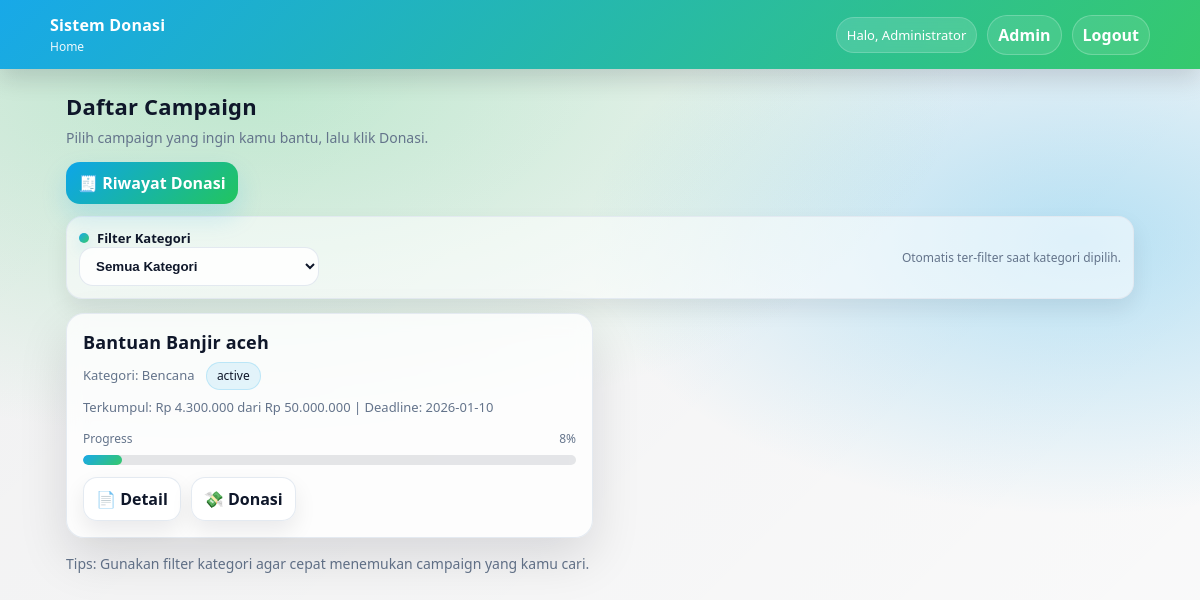
/user/index.php (signed in), run on the app's committed database.
### tables this page shows
CREATE TABLE `campaigns` (
  `id` bigint unsigned NOT NULL AUTO_INCREMENT,
  `category_id` int unsigned NOT NULL,
  `title` varchar(180) NOT NULL,
  `slug` varchar(200) NOT NULL,
  `description` text NOT NULL,
  `target_amount` bigint unsigned NOT NULL,
  `collected_amount` bigint unsigned NOT NULL DEFAULT 0,
  `start_date` date DEFAULT NULL,
  `end_date` date DEFAULT NULL,
  `status` enum('active','inactive','completed') NOT NULL DEFAULT 'active',
  `image_path` varchar(255) DEFAULT NULL,
  `created_by` bigint unsigned DEFAULT NULL,
  `created_at` timestamp NOT NULL DEFAULT CURRENT_TIMESTAMP,
  PRIMARY KEY (`id`),
  UNIQUE KEY `slug` (`slug`),
  KEY `category_id` (`category_id`),
  KEY `created_by` (`created_by`),
  CONSTRAINT `campaigns_ibfk_1` FOREIGN KEY (`category_id`) REFERENCES `categories` (`id`) ON UPDATE CASCADE,
  CONSTRAINT `campaigns_ibfk_2` FOREIGN KEY (`created_by`) REFERENCES `users` (`id`) ON DELETE SET NULL ON UPDATE CASCADE
);

CREATE TABLE `categories` (
  `id` int unsigned NOT NULL AUTO_INCREMENT,
  `name` varchar(80) NOT NULL,
  `created_at` timestamp NOT NULL DEFAULT CURRENT_TIMESTAMP,
  PRIMARY KEY (`id`),
  UNIQUE KEY `name` (`name`)
);

### includes/init.php (called while the page is built, shortened)
<?php
function db(): PDO
{
  return $GLOBALS['pdo'];
}
function url(string $path): string
{
  $path = '/' . ltrim($path, '/');
  return rtrim(BASE_URL, '/') . $path;
}
function e(?string $str): string
{
  return htmlspecialchars($str ?? '', ENT_QUOTES, 'UTF-8');
}

### includes/auth.php (called while the page is built, shortened)
<?php
function is_logged_in(): bool
{
  return isset($_SESSION['user_id']) && is_numeric($_SESSION['user_id']);
}
function current_user_role(): ?string
{
  return is_logged_in() ? (string)($_SESSION['user_role'] ?? null) : null;
}

### user/index.php (the view, shortened to what this page needs)
<?php
require_once __DIR__ . '/../includes/init.php';
require_once APP_ROOT . '/includes/auth.php';
$category_id = (int)($_GET['category_id'] ?? 0);
$sql = "
  SELECT c.id, c.title, c.slug, c.target_amount, c.collected_amount, c.status, c.end_date,
         cat.name AS category_name
  FROM campaigns c
  JOIN categories cat ON cat.id = c.category_id
";
$params = [];
$sql .= " ORDER BY c.created_at DESC LIMIT 20";
$stmt = db()->prepare($sql);
$stmt->execute($params);
$campaigns = $stmt->fetchAll();
?>
<!doctype html>
<html lang="id">
<head>
  <link rel="stylesheet" href="<?= e(url('/assets/css/user_index.css?v=1')) ?>">
</head>
<body>
  <header class="topbar">
    <div class="topbar-inner">
      <div class="brand">
        <b>Sistem Donasi</b>
        <span>Home</span>
      </div>
      <div class="actions">
        <div class="user-badge">Halo, <?= e($_SESSION['user_name'] ?? 'User') ?></div>
        <?php if (current_user_role() === 'admin'): ?>
          <a class="toplink" href="<?= e(url('/admin/dashboard.php')) ?>">Admin</a>
        <?php endif; ?>
        <a class="toplink" href="<?= e(url('/auth/logout.php')) ?>">Logout</a>
      </div>
    </div>
  </header>
  <main class="container">
    <div class="page-head">
      <div>
        <h1>Daftar Campaign</h1>
        <p>Pilih campaign yang ingin kamu bantu, lalu klik Donasi.</p>
      </div>
    </div>
    <div class="row">
      <a class="btn primary" href="<?= e(url('/user/history.php')) ?>">🧾 Riwayat Donasi</a>
    </div>
    <div class="filter-bar">
      <div class="filter-left">
        <form method="get" action="">
          <label class="filter-label" for="category_id">
            <span class="dot"></span>
            Filter Kategori
          </label>
          <select class="filter-select" id="category_id" name="category_id" onchange="this.form.submit()">
            <option value="0" <?= ($category_id === 0) ? 'selected' : '' ?>>Semua Kategori</option>
          </select>
        </form>
      </div>
      <div class="filter-hint">
        Otomatis ter-filter saat kategori dipilih.
      </div>
    </div>
    <?php if (!$campaigns): ?>
      <div class="card" style="margin-top:14px;">
        Tidak ada campaign untuk filter yang dipilih.
      </div>
    <?php else: ?>
      <section class="grid">
        <?php foreach ($campaigns as $c): ?>
          <?php
            $target = (int)$c['target_amount'];
            $collected = (int)$c['collected_amount'];
            $pct = 0;
            if ($target > 0) {
              $pct = (int) floor(($collected / $target) * 100);
            }
            $status = strtolower((string)$c['status']);
            $badgeClass = '';
            if ($status === 'active') $badgeClass = 'active';
          ?>
          <article class="card">
            <h3 class="title"><?= e($c['title']) ?></h3>
            <div class="meta">
              Kategori: <?= e($c['category_name']) ?>
              <span class="badge <?= e($badgeClass) ?>"><?= e($c['status']) ?></span>
            </div>
            <div class="meta">
              Terkumpul: Rp <?= number_format($collected, 0, ',', '.') ?>
              dari Rp <?= number_format($target, 0, ',', '.') ?>
              <?php if (!empty($c['end_date'])): ?>
                | Deadline: <?= e($c['end_date']) ?>
              <?php endif; ?>
            </div>
            <div class="progress">
              <div class="progress-top">
                <span>Progress</span>
                <span><?= $pct ?>%</span>
              </div>
              <div class="bar">
                <div class="fill" style="width: <?= $pct ?>%;"></div>
              </div>
            </div>
            <div class="row" style="margin-top:12px;">
              <a class="btn" href="<?= e(url('/user/campaign_detail.php?id=' . (int)$c['id'])) ?>">📄 Detail</a>
              <?php if ($status === 'active'): ?>
                <a class="btn" href="<?= e(url('/user/donate.php?campaign_id=' . (int)$c['id'])) ?>">💸 Donasi</a>
              <?php else: ?>
                <span class="btn" style="opacity:.6; pointer-events:none;">💸 Donasi</span>
              <?php endif; ?>
            </div>
          </article>
        <?php endforeach; ?>
      </section>
    <?php endif; ?>
    <p class="note">
      Tips: Gunakan filter kategori agar cepat menemukan campaign yang kamu cari.
    </p>
  </main>
</body>
</html>

### data on the page
campaigns: title "Bantuan Banjir aceh", category.name "Bencana", status "active", collected_amount "4.300.000", target_amount "50.000.000", end_date "2026-01-10", pct "8"

### other printed values
$_SESSION['user_name'] "Administrator"
